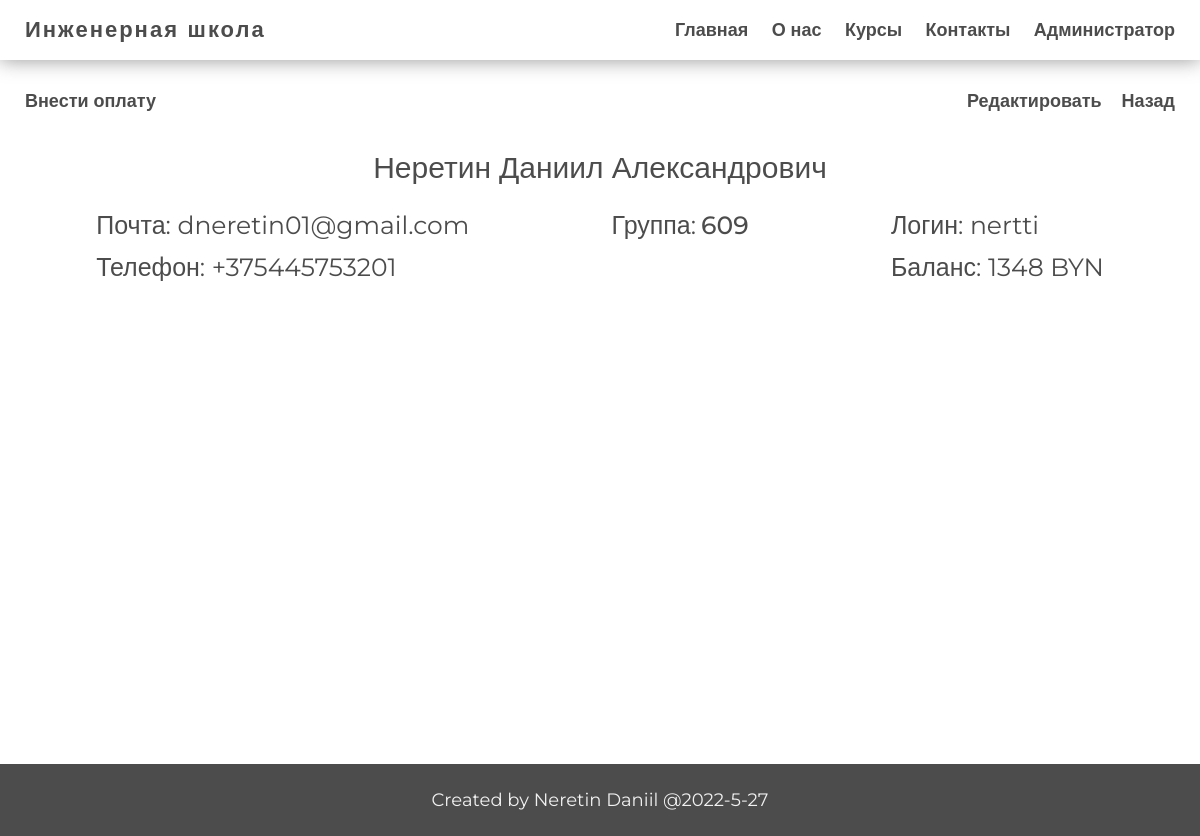
The page /admin/users/student.php?table=students&id_edit=1 (signed in) on the database its author committed.
### tables this page shows
CREATE TABLE `students` (
  `id_student` int NOT NULL,
  `name` varchar(30) NOT NULL,
  `surname` varchar(50) NOT NULL,
  `last_name` varchar(50) NOT NULL,
  `balance` int DEFAULT '0',
  `phone` varchar(13) DEFAULT NULL,
  `mail` varchar(50) DEFAULT NULL,
  `photo` varchar(80) DEFAULT NULL,
  `login` varchar(15) NOT NULL,
  `password` varchar(60) NOT NULL
);

CREATE TABLE `groups` (
  `id_group` int NOT NULL,
  `number` varchar(5) NOT NULL,
  `count_students` int DEFAULT '0',
  `id_course` int NOT NULL
);

### app/controllers/edit_delete.php (called while the page is built, shortened)
<?php
if (isset($_GET['id_edit'])) {
    $id = $_GET['id_edit'];
    $table = $_GET['table'];
    if ($table === 'students') {
        $student = selectOne($table, ['id_student' => $id]);
    } elseif ($table === 'teachers') {
        $teacher = selectOne($table, ['id_teacher' => $id]);
    } elseif ($table === 'courses') {
        $course = selectOne($table, ['id_course' => $id]);
    } elseif ($table === 'groups') {
        $group = selectOne($table, ['id_group' => $id]);
        $number = $group['number'];
    }
}

### app/db/db.php (called while the page is built, shortened)
<?php
require('connect.php');
function checkErrors($query)
{
    $errInfo = $query->errorInfo();
    return true;
}
function selectOne($table, $params = [])
{
    global $pdo;
    $sql = "select * from `$table`";
    if (!empty($params)) {
        $i = 0;
        foreach ($params as $key => $value) {
            if ($i === 0) {
                $sql = $sql . " WHERE $key = $value";
            } else {
                $sql = $sql . " AND $key = $value";
            }
            $i++;
        }
    }
    $query = $pdo->prepare($sql);
    $query->execute();
    return $query->fetch();
}
function selectOrder($table, $sort_sql, $params = [])
{
    global $pdo;
    $sql = "select * from `$table`";
    if (!empty($params)) {
        $i = 0;
        foreach ($params as $key => $value) {
            $value = "`" . $value . "`";
            $key = "'" . $key . "'";
            if ($i === 0) {
                $sql = $sql . " WHERE $value = $key";
            } elseif ($i === 1) {
                $sql = $sql . " AND $value >= $key";
            } else {
                $sql = $sql . " AND $value <= $key";
            }
            $i++;
        }
    }
    $sql = $sql . " ORDER BY $sort_sql";
    $query = $pdo->prepare($sql);
    $query->execute();
    return $query->fetchAll();
}
function callProc ($nameProc, $param)
{
    global $pdo;
    $sql = "CALL `$nameProc` ($param)";
    $query = $pdo->prepare($sql);
    $query->execute();
    return $query->fetchAll();
}

### app/controllers/control.php (called while the page is built, shortened)
<?php
include SITE_ROOT . '/app/db/db.php';
include SITE_ROOT . '/app/controllers/edit_delete.php';

### path.php (called while the page is built, shortened)
<?php
include SITE_ROOT . '/app/controllers/control.php';

### admin/users/student.php (the view, shortened to what this page needs)
<?php
include '../../path.php';
?>
<!DOCTYPE html>
<html lang="en">
<head>
    <?php include SITE_ROOT . '/app/include/head.php' ?>
</head>
<body>
<div class="wrapper">
    <?php include SITE_ROOT . '/app/include/header.php' ?>
    <main class="main">
        <div class="container">
            <div class="info_page">
                <div class="admin_menu">
                    <a style="margin: 0 auto 0 0"
                       href="create_pay.php?id_student_pay=<?= $student['id_student'] ?>">Внести оплату</a>
                    <a href="edit.php?table=students&id_edit=<?= $student['id_student']; ?>">Редактировать</a>
                    <a href="javascript:history.go(-1)">Назад</a>
                </div>
                <div class="name"><?= $student['surname'] . ' ' . $student['name'] . ' ' . $student['last_name'] ?></div>
                <div class="info_student">
                    <div class="contact">
                        <?php if (iconv_strlen($student['mail']) == 0): ?>
                            <div>
                                <span>Почта: </span><span class="valueNull">Отсутствует</span>
                            </div>
                        <?php else: ?>
                            <div>Почта: <?= $student['mail'] ?></div>
                        <?php endif; ?>
                        <?php if (iconv_strlen($student['phone']) == 0): ?>
                            <div>
                                <span>Телефон: </span><span class="valueNull">Отсутствует</span>
                            </div>
                        <?php else: ?>
                            <div>Телефон: <?= $student['phone'] ?></div>
                        <?php endif; ?>
                    </div>
                    <div class="groups">
                        <div class="tag_group">Группа:</div>
                        <div>
                            <?php if (count(callProc("GroupOnStud", $student['id_student'])) == 0): ?>
                                <div class="valueNull">
                                    <span>Отсутствует</span>
                                </div>
                            <?php else: ?>
                                <?php foreach (callProc("GroupOnStud", $student['id_student']) as $key => $group): ?>
                                    <div class="valueNull">
                                        <a class="number_group"
                                           href="../groups/info_group.php?id_group=<?= $group['id_group']; ?>&number=<?= $group['number']; ?>"><?= $group['number']; ?></a>
                                    </div>
                                <?php endforeach; ?>
                            <?php endif; ?>
                        </div>
                    </div>
                    <div class="login">
                        <div>Логин: <?= $student['login'] ?></div>
                        <div>Баланс: <?= $student['balance'] ?> BYN</div>
                    </div>
                </div>
            </div>
        </div>
    </main>
    <?php include SITE_ROOT . '/app/include/footer.php' ?>
</div>
</body>
</html>

### rows shown on the page
students: surname "Неретин", name "Даниил", last_name "Александрович", mail "dneretin01@gmail.com", phone "+375445753201", login "nertti", balance "1348"
groups: number "609"
